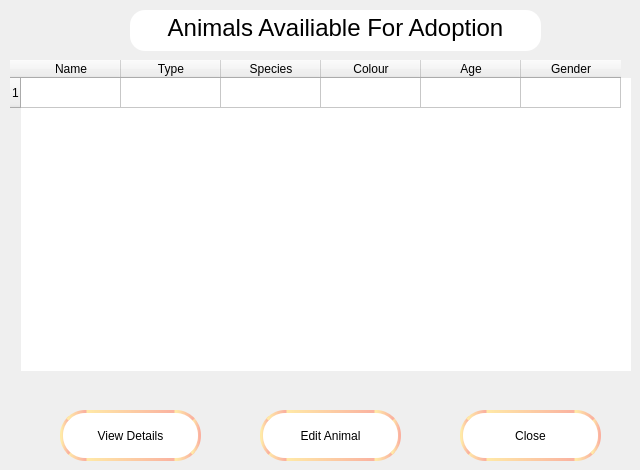
       <widget class="QWidget" name="viewAnimalsListPopUpPage">
        <widget class="QTextBrowser" name="animalsListTitle">
         <property name="enabled">
          <bool>true</bool>
         </property>
         <property name="geometry">
          <rect>
           <x>130</x>
           <y>10</y>
           <width>411</width>
           <height>41</height>
          </rect>
         </property>
         <property name="styleSheet">
          <string notr="true">#animalsListTitle{
		background:white;
		border-radius:15px;
	    border:none;
}</string>
         </property>
         <property name="html">
          <string>&lt;!DOCTYPE HTML PUBLIC &quot;-//W3C//DTD HTML 4.0//EN&quot; &quot;http://www.w3.org/TR/REC-html40/strict.dtd&quot;&gt;
&lt;html&gt;&lt;head&gt;&lt;meta name=&quot;qrichtext&quot; content=&quot;1&quot; /&gt;&lt;style type=&quot;text/css&quot;&gt;
p, li { white-space: pre-wrap; }
&lt;/style&gt;&lt;/head&gt;&lt;body style=&quot; font-family:'Sans'; font-size:10pt; font-weight:400; font-style:normal;&quot;&gt;
&lt;p align=&quot;center&quot; style=&quot; margin-top:0px; margin-bottom:0px; margin-left:0px; margin-right:0px; -qt-block-indent:0; text-indent:0px;&quot;&gt;&lt;span style=&quot; font-size:18pt;&quot;&gt;Animals Availiable For Adoption&lt;/span&gt;&lt;/p&gt;&lt;/body&gt;&lt;/html&gt;</string>
         </property>
        </widget>
        <widget class="QTableWidget" name="animalsListTable">
         <property name="geometry">
          <rect>
           <x>10</x>
           <y>60</y>
           <width>621</width>
           <height>311</height>
          </rect>
         </property>
         <property name="styleSheet">
          <string notr="true">border:none;</string>
         </property>
         <property name="editTriggers">
          <set>QAbstractItemView::AnyKeyPressed</set>
         </property>
         <row>
          <property name="text">
           <string>1</string>
          </property>
         </row>
         <column>
          <property name="text">
           <string>Name</string>
          </property>
         </column>
         <column>
          <property name="text">
           <string>Type</string>
          </property>
         </column>
         <column>
          <property name="text">
           <string>Species</string>
          </property>
         </column>
         <column>
          <property name="text">
           <string>Colour</string>
          </property>
         </column>
         <column>
          <property name="text">
           <string>Age</string>
          </property>
         </column>
         <column>
          <property name="text">
           <string>Gender</string>
          </property>
         </column>
        </widget>
        <widget class="QPushButton" name="viewAnimalDetailsBtn">
         <property name="geometry">
          <rect>
           <x>60</x>
           <y>410</y>
           <width>141</width>
           <height>51</height>
          </rect>
         </property>
         <property name="cursor">
          <cursorShape>PointingHandCursor</cursorShape>
         </property>
         <property name="styleSheet">
          <string notr="true">#viewAnimalDetailsBtn{

border: 3px solid qlineargradient( x1:0 y1:0, x2:1 y2:0, stop:0 #ffeaa7, stop:1 #fab1a0);
border-radius: 25px;
background:white;
}

#viewAnimalDetailsBtn:hover{

	background:  qlineargradient( x1:0 y1:0, x2:1 y2:0, stop:0 #ffeaa7, stop:1 #fab1a0);
	color:#555;
}






</string>
         </property>
         <property name="text">
          <string>View Details</string>
         </property>
        </widget>
        <widget class="QPushButton" name="editAnimalDetailsBtn">
         <property name="geometry">
          <rect>
           <x>260</x>
           <y>410</y>
           <width>141</width>
           <height>51</height>
          </rect>
         </property>
         <property name="cursor">
          <cursorShape>PointingHandCursor</cursorShape>
         </property>
         <property name="styleSheet">
          <string notr="true">#editAnimalDetailsBtn{

border: 3px solid qlineargradient( x1:0 y1:0, x2:1 y2:0, stop:0 #ffeaa7, stop:1 #fab1a0);
border-radius: 25px;
background:white;
}

#editAnimalDetailsBtn:hover{

	background:  qlineargradient( x1:0 y1:0, x2:1 y2:0, stop:0 #ffeaa7, stop:1 #fab1a0);
	color:#555;
}






</string>
         </property>
         <property name="text">
          <string>Edit Animal</string>
         </property>
        </widget>
        <widget class="QPushButton" name="closeAnimalsListBtn">
         <property name="geometry">
          <rect>
           <x>460</x>
           <y>410</y>
           <width>141</width>
           <height>51</height>
          </rect>
         </property>
         <property name="cursor">
          <cursorShape>PointingHandCursor</cursorShape>
         </property>
         <property name="styleSheet">
          <string notr="true">#closeAnimalsListBtn{

border: 3px solid qlineargradient( x1:0 y1:0, x2:1 y2:0, stop:0 #ffeaa7, stop:1 #fab1a0);
border-radius: 25px;
background:white;
}

#closeAnimalsListBtn:hover{

	background:  qlineargradient( x1:0 y1:0, x2:1 y2:0, stop:0 #ffeaa7, stop:1 #fab1a0);
	color:#555;
}






</string>
         </property>
         <property name="text">
          <string>Close</string>
         </property>
        </widget>
       </widget>
